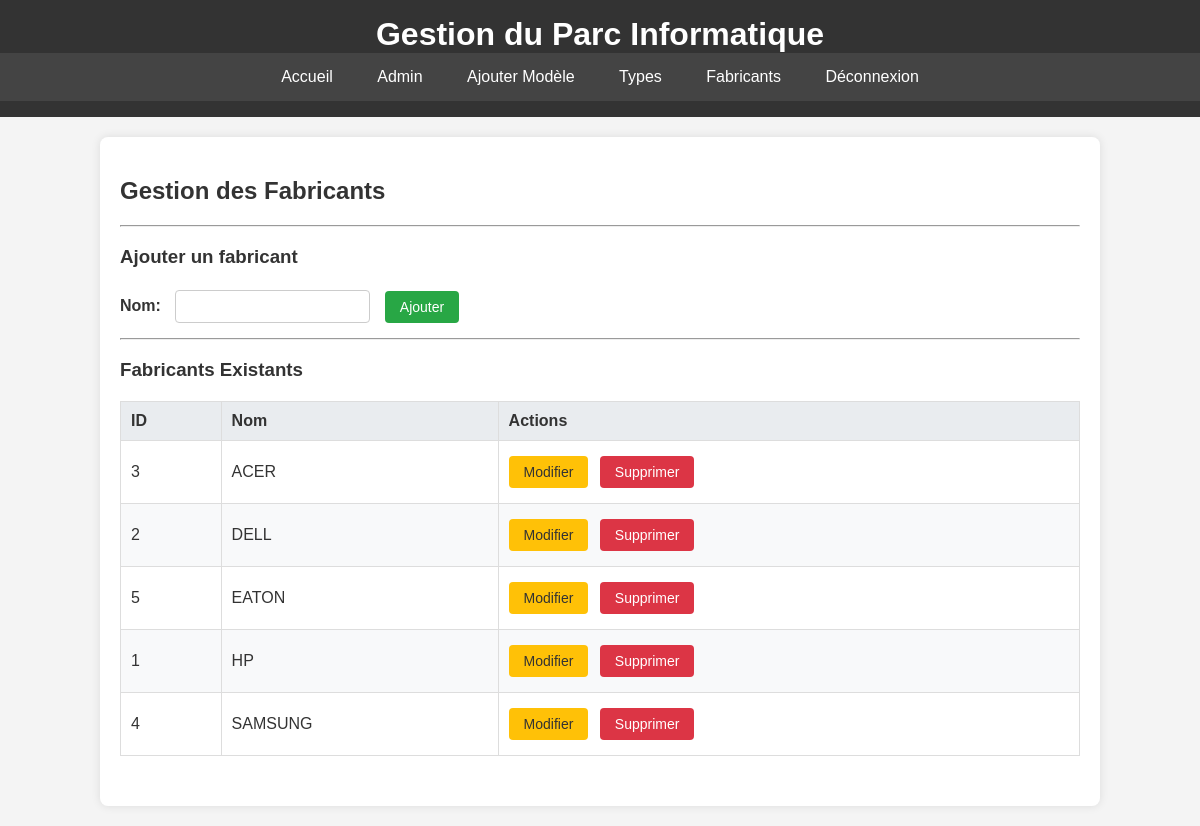
The app's page /admin/fabricants (signed in) with its own data.
### Gestion Materials/app.py (models this page shows, shortened)
class Fabricant(db.Model):
    id = db.Column(db.Integer, primary_key=True)
    nom = db.Column(db.String(80), unique=True, nullable=False)
    modeles = db.relationship('Modele', backref='fabricant', lazy=True)

### Gestion Materials/app.py (the view, shortened to what this page needs)
@app.route('/admin/fabricants', methods=['GET', 'POST'])
@login_required
def admin_fabricants():
    tous_fabricants = Fabricant.query.order_by(Fabricant.nom).all()
    return render_template('admin_fabricants.html', fabricants=tous_fabricants)

### Gestion Materials/app.py (called while the page is built)
def login_required(f):
    @wraps(f)
    def decorated_function(*args, **kwargs):
        if 'logged_in' not in session:
            flash('Veuillez vous connecter pour accéder à cette page.', 'warning')
            return redirect(url_for('admin_login'))
        return f(*args, **kwargs)
    return decorated_function

### Gestion Materials/templates/admin_fabricants.html (shortened to what this page needs)
{% extends "base.html" %}
{% block content %}
    <h2>Gestion des Fabricants</h2>
    <hr>
    <h3>Ajouter un fabricant</h3>
    <form method="post" action="{{ url_for('admin_fabricants') }}" class="add-form">
        <div>
            <label for="nom">Nom:</label>
            <input type="text" id="nom" name="nom" required>
            <button type="submit" class="btn btn-add">Ajouter</button>
        </div>
    </form>
    <hr>
    <h3>Fabricants Existants</h3>
    {% if fabricants %}
        <table class="table-admin">
            <thead>
                <tr>
                    <th>ID</th>
                    <th>Nom</th>
                    <th>Actions</th>
                </tr>
            </thead>
            <tbody>
                {% for fab in fabricants %}
                <tr>
                    <td>{{ fab.id }}</td>
                    <td>{{ fab.nom }}</td>
                    <td class="actions">
                        <a href="{{ url_for('admin_edit_fabricant', id=fab.id) }}" class="btn btn-edit">Modifier</a>
                        <form method="post" action="{{ url_for('admin_delete_fabricant', id=fab.id) }}" onsubmit="return confirm('Êtes-vous sûr de vouloir supprimer ce fabricant ?');">
                            <button type="submit" class="btn btn-delete">Supprimer</button>
                        </form>
                    </td>
                </tr>
                {% endfor %}
            </tbody>
        </table>
    {% else %}
        <p>Aucun fabricant n'a été ajouté pour le moment.</p>
    {% endif %}
{% endblock %}

### Gestion Materials/static/style.css (style rules this page uses)
body { font-family: 'Arial', sans-serif; margin: 0; padding: 0; background-color: #f4f4f4; color: #333; }

### Gestion Materials/templates/admin_fabricants.html (style rules this page uses)
.add-form div { margin-bottom: 10px; }
.add-form label { font-weight: bold; margin-right: 10px; }
.add-form input[type="text"] { padding: 8px; border: 1px solid #ccc; border-radius: 4px; margin-right: 10px; }

### Gestion Materials/templates/base.html (style rules this page uses)
.btn { display: inline-block; padding: 8px 15px; border: none; border-radius: 4px; cursor: pointer; color: white; text-decoration: none; font-size: 14px; text-align: center; vertical-align: middle; margin: 5px 5px 5px 0; }
.btn-add { background-color: #28a745; }
.btn-edit { background-color: #ffc107; color: #333; }
.btn-delete { background-color: #dc3545; }
.table-admin { width: 100%; border-collapse: collapse; margin-top: 20px; margin-bottom: 30px; }
.table-admin th, .table-admin td { border: 1px solid #ddd; padding: 10px; text-align: left; vertical-align: middle; }
.table-admin th { background-color: #e9ecef; }
.table-admin tr:nth-child(even) { background-color: #f8f9fa; }
.table-admin .actions form { display: inline-block; margin: 0 2px; }

### records on screen
Fabricant: id "3", nom "ACER"
Fabricant: id "2", nom "DELL"
Fabricant: id "5", nom "EATON"
Fabricant: id "1", nom "HP"
Fabricant: id "4", nom "SAMSUNG"
